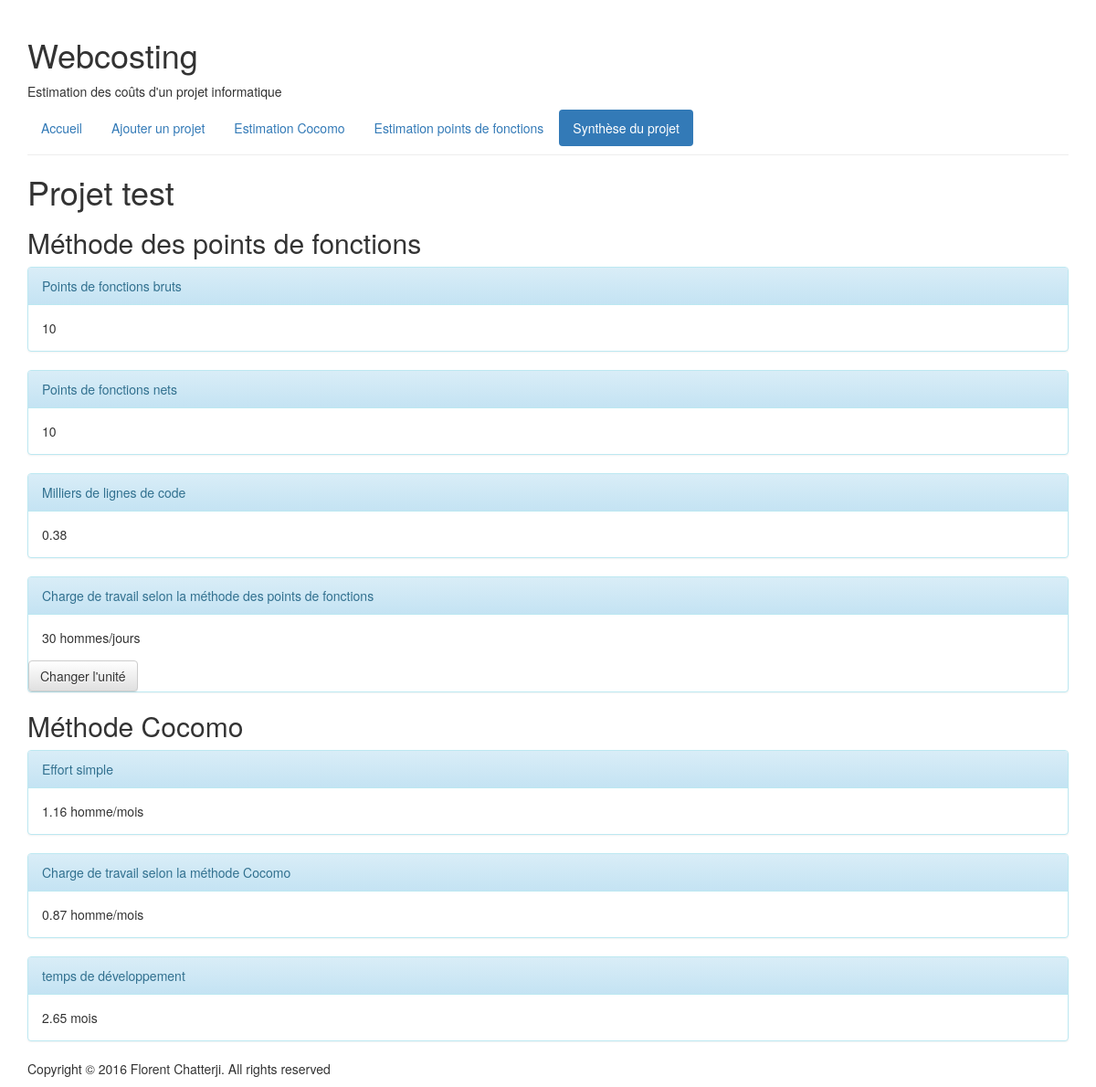
Page /webcosting/projet/129/ on the committed database.
### webcosting/models.py (models this page shows, shortened)
class Projet(models.Model):
    nom_projet = models.CharField(
        'nom du projet',
        max_length=100,
        default=None
        )
    date_dernier_enregistrement = models.DateTimeField(
        'date du dernier enregistrement',
        auto_now=True,
        null=True
        )
    ORGANIQUE = 'OR'
    SEMIDETACHE = 'SD'
    EMBARQUE = 'EM'
    TYPE_PROJET_CHOIX = (
        (ORGANIQUE, 'organique'),
        (SEMIDETACHE, 'semi-détaché'),
        (EMBARQUE, 'embarqué'),
    )
    type_projet = models.CharField(
        max_length=2,
        choices=TYPE_PROJET_CHOIX,
        default='organique'
        )
    taille_projet = models.ForeignKey(
        TailleProjet,
        on_delete=models.CASCADE,
        blank=True,
        null=True,
        )
    language_de_programmation = models.ForeignKey(
        LanguageDeProgrammation,
        on_delete=models.CASCADE,
        blank=True,
        null=True,
        )
    facteur_ajustement = models.IntegerField(
        default=1,
        blank=True,
        null=True,
        )
    FIAB_CHOIX = (
        (0.75, 'très bas: 0.75'),
        (0.88, 'bas: 0.88'),
        (1.00, 'moyen: 1.00'),
        (1.15, 'élevé: 1.15'),
        (1.40, 'très élevé: 1.40'),
        )
    fiab = models.FloatField(
        choices=FIAB_CHOIX,
        default=1.00,
        blank=True,
        null=True,
        )
    DONN_CHOIX = (
        (0.94, 'bas (0.94)'),
        (1.00, 'moyen (1.00)'),
        (1.08, 'élevé (1.08)'),
        (1.16, 'très élevé (1.16)'),
        )
    donn = models.FloatField(
        choices=DONN_CHOIX,
        default=1.00,
        blank=True,
        null=True,
        )
    CPLX_CHOIX = (
        (0.70, 'très bas: 0.70'),
        (0.85, 'bas: 0.85'),
        (1.00, 'moyen: 1.00'),
        (1.15, 'élevé: 1.15'),
        (1.30, 'très élevé: 1.30'),
        (1.65, 'très très élevé: 1.65'),
        )
    cplx = models.FloatField(
        choices=CPLX_CHOIX,
        default=1.00,
        blank=True,
        null=True,
        )
    TEMP_CHOIX = (
        (1.00, 'moyen: 1.00'),
        (1.11, 'élevé: 1.11'),
        (1.30, 'très élevé: 1.30'),
        (1.66, 'très très élevé: 1.66'),
        )
    temp = models.FloatField(
        choices=TEMP_CHOIX,
        default=1.00,
        blank=True,
        null=True,
        )
    ESPA_CHOIX = (
        (1.00, 'moyen: 1.00'),
        (1.06, 'élevé: 1.06'),
        (1.21, 'très élevé: 1.21'),
        (1.56, 'très très élevé: 1.56'),
        )
    espa = models.FloatField(
        choices=ESPA_CHOIX,
        default=1.00,
        blank=True,
        null=True,
        )
    VIRT_CHOIX = (
        (0.87, 'bas: 0.87'),
        (1.00, 'moyen: 1.00'),
        (1.15, 'élevé: 1.15'),
        (1.30, 'très élevé: 1.30'),
        )
    virt = models.FloatField(
        choices=VIRT_CHOIX,
        default=1.00,
        blank=True,
        null=True,
        )
    CSYS_CHOIX = (
        (0.87, 'bas: 0.87'),
        (1.00, 'moyen: 1.00'),
        (1.07, 'élevé: 1.07'),
        (1.15, 'très élevé: 1.15'),
        )
    csys = models.FloatField(
        choices=CSYS_CHOIX,
        default=1.00,
        blank=True,
        null=True,
        )
    APTA_CHOIX = (
        (1.46, 'très bas: 1.46'),
        (1.19, 'bas: 1.19'),
        (1.00, 'moyen: 1.00'),
        (0.86, 'élevé: 0.86'),
        (0.71, 'très élevé: 0.71'),
        )
    apta = models.FloatField(
        choices=APTA_CHOIX,
        default=1.00,
        blank=True,
        null=True,
        )
    EXPA_CHOIX = (
        (1.29, 'très bas: 1.29'),
        (1.13, 'bas: 1.13'),
        (1.00, 'moyen: 1.00'),
        (0.91, 'élevé: 0.91'),
        (0.82, 'très élevé: 0.82'),
        )
    expa = models.FloatField(
        choices=EXPA_CHOIX,
        default=1.00,
        blank=True,
        null=True,
        )
    APTP_CHOIX = (
        (1.42, 'très bas: 1.42'),
        (1.17, 'bas: 1.17'),
        (1.00, 'moyen: 1.00'),
        (0.86, 'élevé: 0.86'),
        (0.70, 'très élevé: 0.70'),
        )
    aptp = models.FloatField(
        choices=APTP_CHOIX,
        default=1.00,
        blank=True,
        null=True,
        )
    EXPV_CHOIX = (
        (1.21, 'très bas: 1.21'),
        (1.10, 'bas: 1.10'),
        (1.00, 'moyen: 1.00'),
        (0.95, 'élevé: 0.95'),
        )
    expv = models.FloatField(
        choices=EXPV_CHOIX,
        default=1.00,
        blank=True,
        null=True,
        )
    EXPL_CHOIX = (
        (1.14, 'très bas: 1.14'),
        (1.07, 'bas: 1.07'),
        (1.00, 'moyen: 1.00'),
        (0.95, 'élevé: 0.95'),
        )
    expl = models.FloatField(
        choices=EXPL_CHOIX,
        default=1.00,
        blank=True,
        null=True,
        )
    PMOD_CHOIX = (
        (1.24, 'très bas: 1.24'),
        (1.10, 'bas: 1.10'),
        (1.00, 'moyen: 1.00'),
        (0.91, 'élevé: 0.91'),
        (0.82, 'très élevé: 0.82'),
        )
    pmod = models.FloatField(
        choices=PMOD_CHOIX,
        default=1.00,
        blank=True,
        null=True,
        )
    OLOG_CHOIX = (
        (1.24, 'très bas: 1.24'),
        (1.10, 'bas: 1.10'),
        (1.00, 'moyen: 1.00'),
        (0.91, 'élevé: 0.91'),
        (0.83, 'très élevé: 0.83'),
        )
    olog = models.FloatField(
        choices=OLOG_CHOIX,
        default=1.00,
        blank=True,
        null=True,
        )
    DREQ_CHOIX = (
        (1.23, 'très bas: 1.23'),
        (1.08, 'bas: 1.08'),
        (1.00, 'moyen: 1.00'),
        (1.04, 'élevé: 1.04'),
        (1.10, 'très élevé: 1.10'),
        )
    dreq = models.FloatField(
        choices=DREQ_CHOIX,
        default=1.00,
        blank=True,
        null=True,
        )
    def _point_de_fonction_brut(self):
        fonctions = Fonction.objects.filter(projet=self.id)
        point_de_fonction_brut = 0
        for fonction in fonctions:
            point_de_fonction_brut += fonction.point_de_fonction_brut
        return point_de_fonction_brut
    point_de_fonction_brut = property(_point_de_fonction_brut)
    def _point_de_fonction_net(self):
        return self.facteur_ajustement * self.point_de_fonction_brut
    point_de_fonction_net = property(_point_de_fonction_net)
    def _charge_de_travail_point_de_fonction(self):
        taille_projet = TailleProjet.objects.get(taille_projet=self.taille_projet)
        charge_de_travail = taille_projet.charge_de_travail
        return charge_de_travail * self.point_de_fonction_net
    charge_de_travail_point_de_fonction = property(_charge_de_travail_point_de_fonction)
    def _charge_de_travail_point_de_fonction_mois(self):
        return self.charge_de_travail_point_de_fonction / 30.0
    charge_de_travail_point_de_fonction_mois = property(_charge_de_travail_point_de_fonction_mois)
    def _kilo_ligne_de_code(self):
        language_de_programmation = LanguageDeProgrammation.objects.get(language_de_programmation=self.language_de_programmation)
        ligne_de_code = language_de_programmation.ligne_de_code
        ligne_de_code = ligne_de_code * self.point_de_fonction_net
        kilo_ligne_de_code = ligne_de_code / 1000.0
        return kilo_ligne_de_code
    kilo_ligne_de_code = property(_kilo_ligne_de_code)
    def _effort_simple(self):
        A = Coefficient.objects.get(
            type_coefficient='A',
            type_projet=self.type_projet,
            )
        B = Coefficient.objects.get(
            type_coefficient='B',
            type_projet=self.type_projet,
            )
        A = A.valeur_coefficient
        B = B.valeur_coefficient
        ligne_de_code = self.kilo_ligne_de_code
        effort_simple = A * (ligne_de_code ** B)
        effort_simple = round(effort_simple, 2)
        return effort_simple
    effort_simple = property(_effort_simple)
    def _charge_de_travail_cocomo(self):
        effort_simple = self.effort_simple
        moyenne_degres_integration = self.fiab / 1.0
        effort_intermediaire = moyenne_degres_integration * effort_simple
        effort_intermediaire = round(effort_intermediaire, 2)
        return effort_intermediaire
    charge_de_travail_cocomo = property(_charge_de_travail_cocomo)
    def _temps_de_developpement(self):
        C = Coefficient.objects.get(
            type_coefficient='C',
            type_projet=self.type_projet
            )
        D = Coefficient.objects.get(
            type_coefficient='D',
            type_projet=self.type_projet
            )
        C = C.valeur_coefficient
        D = D.valeur_coefficient
        effort_simple = self.effort_simple
        temps_de_developpement = C * (effort_simple ** D)
        temps_de_developpement = round(temps_de_developpement, 2)
        return temps_de_developpement
    temps_de_developpement = property(_temps_de_developpement)

class Fonction(models.Model):
    projet = models.ForeignKey(
        Projet,
        on_delete=models.CASCADE,
        default=None
        )
    nom_fonction = models.CharField(
        'nom de la fonction',
        max_length=100,
        default=None
        )
    type_fonction = models.ForeignKey(
        TypeFonction,
        on_delete=models.CASCADE,
        default=None
        )
    nombre_sous_fonction = models.PositiveIntegerField(
        'nombre de sous-fonctions (\'GDR ou SLD\')',
        default=0,
        )
    nombre_donnees_elementaires = models.PositiveIntegerField(
        'nombre de données élémentaires',
        default=0,
        )
    def _point_de_fonction_brut(self):
        calcul_point_de_fonction = CalculPointDeFonction.objects.get(
            type_fonction=self.type_fonction,
            nombre_sous_fonction_deb__lte=self.nombre_sous_fonction,
            nombre_sous_fonction_fin__gte=self.nombre_sous_fonction,
            nombre_donnees_elementaires_deb__lte=self.nombre_donnees_elementaires,
            nombre_donnees_elementaires_fin__gte=self.nombre_donnees_elementaires
            )
        return calcul_point_de_fonction.nombre_point_de_fonction
    point_de_fonction_brut = property(_point_de_fonction_brut)
    def _point_de_fonction_net(self):
        return self.projet.facteur_ajustement * self.point_de_fonction_brut
    point_de_fonction_net = property(_point_de_fonction_net)

class TypeFonction(models.Model):
    TYPE_FONCTION_CHOIX = (
        ('GDI', 'données internes'),
        ('GDE', 'données externes'),
        ('ENT', 'entrées'),
        ('SOR', 'sorties'),
        ('INT', 'interrogation')
        )
    type_fonction = models.CharField(
        max_length=3,
        choices=TYPE_FONCTION_CHOIX,
        default='données internes'
        )

class CalculPointDeFonction(models.Model):
    type_fonction = models.ForeignKey(
        TypeFonction,
        on_delete=models.CASCADE,
        default=None
        )
    nombre_sous_fonction_deb = models.PositiveIntegerField(
        default=0
        )
    nombre_sous_fonction_fin = models.PositiveIntegerField(
        default=0
        )
    nombre_donnees_elementaires_deb = models.PositiveIntegerField(
        default=0
        )
    nombre_donnees_elementaires_fin = models.PositiveIntegerField(
        default=0
        )
    COMPLEXITE_CHOIX = (
        ('faible', 'faible'),
        ('moyen', 'moyen'),
        ('élevé', 'élevé')
        )
    complexite = models.CharField(
        max_length=10,
        choices=COMPLEXITE_CHOIX,
        default='moyen'
        )
    nombre_point_de_fonction = models.PositiveIntegerField(
        'nombre de points de fonctions',
        default=0
        )

class LanguageDeProgrammation(models.Model):
    def __unicode__(self):
        return self.language_de_programmation
    language_de_programmation = models.CharField(
        'language de programmation',
        max_length=100
        )
    ligne_de_code = models.IntegerField(
        'ligne de code par points de fonctions',
        )

class TailleProjet(models.Model):
    def __unicode__(self):
        return str(self.taille_projet)
    taille_projet = models.CharField(
        'taille du projet',
        max_length=30,
        )
    charge_de_travail = models.PositiveIntegerField(
        'charge de travail en jour homme par points de fonctions'
        )

class Coefficient(models.Model):
    TYPE_PROJET_CHOIX = (
        ('organique', 'organique'),
        ('semi-détaché', 'semi-détaché'),
        ('embarqué', 'embarqué'),
    )
    type_projet = models.CharField(
        max_length=10,
        choices=TYPE_PROJET_CHOIX,
        default='organique'
        )
    TYPE_COEFFICIENT_CHOIX = (
        ('A', 'A'),
        ('B', 'B'),
        ('C', 'C'),
        ('D', 'D'),
    )
    type_coefficient = models.CharField(
        max_length=2,
        choices=TYPE_COEFFICIENT_CHOIX,
        default='A',
        )
    valeur_coefficient = models.FloatField(
        default=None,
        )

### webcosting/views.py (the view)
class ProjetView(generic.DetailView):
    model = Projet
    context_object_name = 'projet'
    template_name = 'webcosting/projet.html'

### webcosting/templates/webcosting/projet.html (shortened to what this page needs)
{% extends "webcosting/base.html" %}
{% block navigation %}
<ul class="nav nav-pills">
  <li role="presentation"><a href="{% url 'webcosting:index' %}">Accueil</a></li>
  <li role="presentation"><a href="{% url 'webcosting:projet_add' %}" role="button">Ajouter un projet</a></li>
  <li role="presentation"><a href="{% url 'webcosting:cocomo_update' projet.id %}">Estimation Cocomo</a></li>
  <li role="presentation" ><a href="{% url 'webcosting:fonction' projet.id %}" role="button">Estimation points de fonctions</a></li>
  <li role="presentation" class="active"><a href="{% url 'webcosting:projet' projet.id %}">Synthèse du projet</a></li>
</ul>
{% endblock %}
{% block content %}
<shell>
  <h1>Projet {{ projet.nom_projet }} </h1>
  <h2> Méthode des points de fonctions </h2>
    <div class="panel panel-info">
      <div class="panel-heading">Points de fonctions bruts</div>
      <div class="panel-body">{{ projet.point_de_fonction_brut }}</div>
    </div>
    <div class="panel panel-info">
      <div class="panel-heading">Points de fonctions nets</div>
      <div class="panel-body">{{ projet.point_de_fonction_net }}</div>
    </div>
    <div class="panel panel-info">
      <div class="panel-heading">Milliers de lignes de code</div>
      <div class="panel-body">{{ projet.kilo_ligne_de_code }}</div>
    </div>
    <div class="panel panel-info">
      <div class="panel-heading">Charge de travail selon la méthode des points de fonctions</div>
      <div class="panel-body" id="hommesjours">{{ projet.charge_de_travail_point_de_fonction }} hommes/jours</div>
      <button class="btn btn-default" onclick="changeUnit()">Changer l'unité</button>
    </div>
  <h2> Méthode Cocomo </h2>
    <div class="panel panel-info">
      <div class="panel-heading">Effort simple</div>
      <div class="panel-body">{{ projet.effort_simple }} homme/mois</div>
    </div>
    <div class="panel panel-info">
      <div class="panel-heading">Charge de travail selon la méthode Cocomo</div>
      <div class="panel-body">{{ projet.charge_de_travail_cocomo }} homme/mois</div>
    </div>
    <div class="panel panel-info">
      <div class="panel-heading">temps de développement</div>
      <div class="panel-body">{{ projet.temps_de_developpement }} mois</div>
    </div>
</shell>
{% endblock %}

### rows in the picture
Projet: nom_projet "test", point_de_fonction_brut "10", point_de_fonction_net "10", kilo_ligne_de_code "0.38", charge_de_travail_point_de_fonction "30", effort_simple "1.16", charge_de_travail_cocomo "0.87", temps_de_developpement "2.65"
